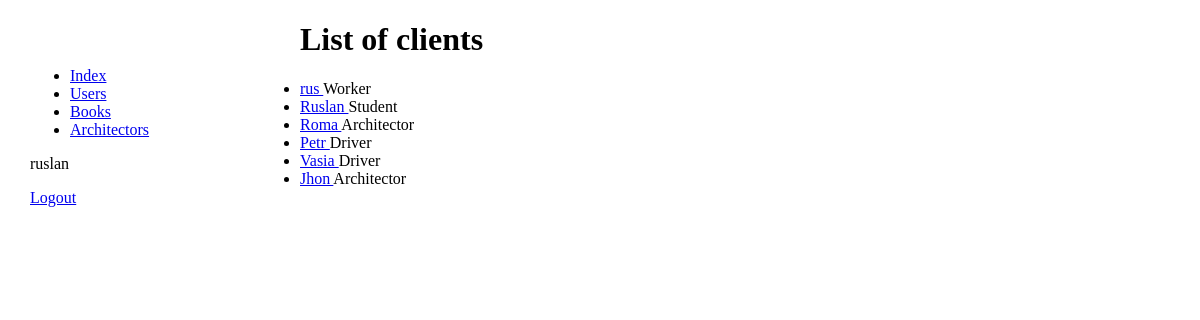
The app's page /myapp/clients/ (signed in) with its own data.
### myapp/models.py (models this page shows, shortened)
class Client(models.Model):
    name  = models.CharField(max_length=255)
    age = models.IntegerField(null=True, blank=True)
    major = models.ForeignKey(Major, help_text="Специальность", on_delete=models.SET_NULL, null=True)
    books = models.ManyToManyField('Book', help_text='Выберите книги')

class Major(models.Model):
    title = models.CharField(max_length=255)
    def __str__(self):
        return self.title

### myapp/views.py (the view)
class ClientListView(generic.ListView):
    model = Client
    template_name = 'myapp/my_client_list.html'
    context_object_name = 'my_client_list'
    def get_context_data(self, **kwargs):
        context = super(ClientListView, self).get_context_data(**kwargs)
        context['clients'] = 'List of clients'
        return context

### myapp/templates/myapp/my_client_list.html
{% extends 'base_generic.html' %}
{% block content %}
    <h1> {{ clients }} </h1>
    {% if my_client_list %}
        <ul>
            {% for client in my_client_list %}
                <li>
                    <a href="{% url 'client-detail' client.pk %}"> {{ client.name }} </a>
                    <span>{{ client.major }}</span>
                </li>
            {% endfor %}
        </ul>
    {% else %}
        <p>No</p>
    {% endif %}
{% endblock %}

### myapp/templates/base_generic.html (shortened to what this page needs)
<!DOCTYPE html>
<html lang="en">
<head>
    {%  load static  %}
    <link rel="stylesheet" href="{% static 'css/style.css' %}">
</head>
<body>
    <div class="sidebar__nav">
        <ul>
            <li> <a href=" {% url 'index' %} ">Index</a> </li>
            <li> <a href=" {% url 'clients' %} ">Users</a> </li>
            <li> <a href=" {% url 'books' %} ">Books</a> </li>
            <li> <a href=" {% url 'architectors' %} ">Architectors</a> </li>
        </ul>
    {% if user.is_authenticated %}
        <p class="user-name"> {{ user.username }}</p>
        <a href="{% url 'logout' %}?next={{request.path}}">Logout</a>
    {% else %}
        <a href="{% url 'login' %}?next={{request.path}}">Login</a>
    {% endif %}
</div>
{% block content %}{% endblock %}
</body>
</html>

### myapp/static/css/style.css (style rules this page uses)
body { margin: 0; padding: 0; }
.sidebar__nav { float: left; width:20%; height: 100vh; padding: 30px 30px 0 30px; margin-bottom: 20px; }

### records on screen
Client: name "rus", major "Worker"
Client: name "Ruslan", major "Student"
Client: name "Roma", major "Architector"
Client: name "Petr", major "Driver"
Client: name "Vasia", major "Driver"
Client: name "Jhon", major "Architector"

### other values on screen
{{ user.username }} "ruslan"
{{ clients }} "List of clients"
